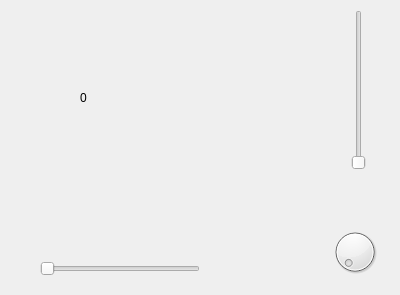
<?xml version="1.0" encoding="UTF-8"?>
<ui version="4.0">
 <class>Form</class>
 <widget class="QWidget" name="Form">
  <property name="geometry">
   <rect>
    <x>0</x>
    <y>0</y>
    <width>400</width>
    <height>295</height>
   </rect>
  </property>
  <property name="windowTitle">
   <string>Form</string>
  </property>
  <widget class="QSlider" name="horizontalSlider">
   <property name="geometry">
    <rect>
     <x>40</x>
     <y>260</y>
     <width>160</width>
     <height>18</height>
    </rect>
   </property>
   <property name="minimum">
    <number>0</number>
   </property>
   <property name="maximum">
    <number>99</number>
   </property>
   <property name="orientation">
    <enum>Qt::Horizontal</enum>
   </property>
  </widget>
  <widget class="QSlider" name="verticalSlider">
   <property name="geometry">
    <rect>
     <x>350</x>
     <y>10</y>
     <width>18</width>
     <height>160</height>
    </rect>
   </property>
   <property name="minimum">
    <number>1</number>
   </property>
   <property name="maximum">
    <number>120</number>
   </property>
   <property name="orientation">
    <enum>Qt::Vertical</enum>
   </property>
  </widget>
  <widget class="QDial" name="dial">
   <property name="geometry">
    <rect>
     <x>330</x>
     <y>220</y>
     <width>50</width>
     <height>64</height>
    </rect>
   </property>
  </widget>
  <widget class="QLabel" name="label">
   <property name="geometry">
    <rect>
     <x>80</x>
     <y>90</y>
     <width>62</width>
     <height>15</height>
    </rect>
   </property>
   <property name="text">
    <string>0</string>
   </property>
  </widget>
 </widget>
 <resources/>
 <connections>
  <connection>
   <sender>horizontalSlider</sender>
   <signal>valueChanged(int)</signal>
   <receiver>label</receiver>
   <slot>setNum(int)</slot>
   <hints>
    <hint type="sourcelabel">
     <x>159</x>
     <y>262</y>
    </hint>
    <hint type="destinationlabel">
     <x>107</x>
     <y>102</y>
    </hint>
   </hints>
  </connection>
  <connection>
   <sender>verticalSlider</sender>
   <signal>valueChanged(int)</signal>
   <receiver>label</receiver>
   <slot>setNum(int)</slot>
   <hints>
    <hint type="sourcelabel">
     <x>356</x>
     <y>103</y>
    </hint>
    <hint type="destinationlabel">
     <x>125</x>
     <y>103</y>
    </hint>
   </hints>
  </connection>
  <connection>
   <sender>dial</sender>
   <signal>valueChanged(int)</signal>
   <receiver>horizontalSlider</receiver>
   <slot>setValue(int)</slot>
   <hints>
    <hint type="sourcelabel">
     <x>352</x>
     <y>254</y>
    </hint>
    <hint type="destinationlabel">
     <x>193</x>
     <y>270</y>
    </hint>
   </hints>
  </connection>
  <connection>
   <sender>horizontalSlider</sender>
   <signal>valueChanged(int)</signal>
   <receiver>dial</receiver>
   <slot>setValue(int)</slot>
   <hints>
    <hint type="sourcelabel">
     <x>117</x>
     <y>261</y>
    </hint>
    <hint type="destinationlabel">
     <x>335</x>
     <y>227</y>
    </hint>
   </hints>
  </connection>
  <connection>
   <sender>dial</sender>
   <signal>valueChanged(int)</signal>
   <receiver>verticalSlider</receiver>
   <slot>setValue(int)</slot>
   <hints>
    <hint type="sourcelabel">
     <x>351</x>
     <y>231</y>
    </hint>
    <hint type="destinationlabel">
     <x>357</x>
     <y>150</y>
    </hint>
   </hints>
  </connection>
  <connection>
   <sender>verticalSlider</sender>
   <signal>valueChanged(int)</signal>
   <receiver>dial</receiver>
   <slot>setValue(int)</slot>
   <hints>
    <hint type="sourcelabel">
     <x>353</x>
     <y>101</y>
    </hint>
    <hint type="destinationlabel">
     <x>346</x>
     <y>229</y>
    </hint>
   </hints>
  </connection>
 </connections>
</ui>
